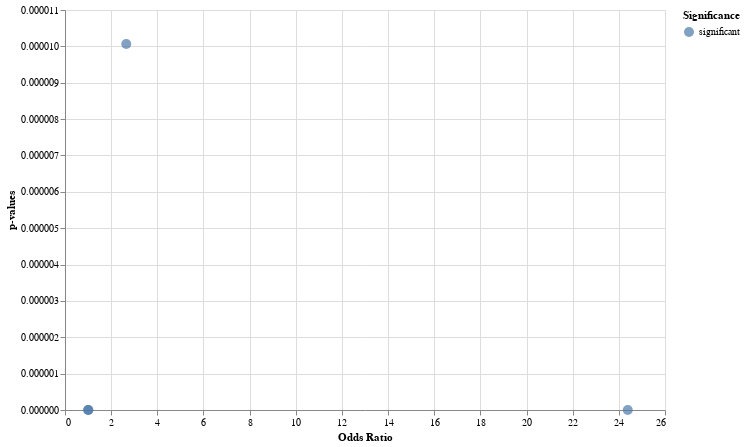

Write notebook code for a chart like this one.
### Code cell
# prompt: Using dataframe odds: Forest Plot

import altair as alt
# Rename columns for better plot aesthetics
odds = odds.rename(columns={'2.5%': 'Lower CI', '97.5%': 'Upper CI', 'Odds Ratio': 'OR'})

# Create the forest plot
alt.Chart(odds).mark_point(
    filled=True,
    size=100
).encode(
    x=alt.X('OR', title='Odds Ratio'),
    y=alt.Y('pvalues', title='p-values'),
    color=alt.Color('significant?', title='Significance'),
    tooltip=['pvalues', 'OR', 'Lower CI', 'Upper CI']
).properties(width=600, height=400)

### Figure 1 — Vega-Lite specification as saved in the notebook (floating-point values rounded to 4 significant figures)
{"config": {"view": {"continuousWidth": 400, "continuousHeight": 300}}, "data": {"name": "data-8f76c0be335aecb6cd3b19445b55ce81"}, "mark": {"type": "point", "filled": true, "size": 100}, "encoding": {"color": {"field": "significant?", "title": "Significance", "type": "nominal"}, "tooltip": [{"field": "pvalues", "type": "quantitative"}, {"field": "OR", "type": "quantitative"}, {"field": "Lower CI", "type": "quantitative"}, {"field": "Upper CI", "type": "quantitative"}], "x": {"field": "OR", "title": "Odds Ratio", "type": "quantitative"}, "y": {"field": "pvalues", "title": "p-values", "type": "quantitative"}}, "height": 400, "width": 600, "$schema": "https://vega.github.io/schema/vega-lite/v4.17.0.json", "datasets": {"data-8f76c0be335aecb6cd3b19445b55ce81": [{"Lower CI": 1.0, "Upper CI": 1.001, "OR": 1.0, "pvalues": 2.775e-11, "significant?": "significant"}, {"Lower CI": 1.012, "Upper CI": 1.014, "OR": 1.013, "pvalues": 4.029e-126, "significant?": "significant"}, {"Lower CI": 1.721, "Upper CI": 4.095, "OR": 2.655, "pvalues": 1.007e-05, "significant?": "significant"}, {"Lower CI": 19.16, "Upper CI": 31.04, "OR": 24.39, "pvalues": 1.492e-148, "significant?": "significant"}]}}
